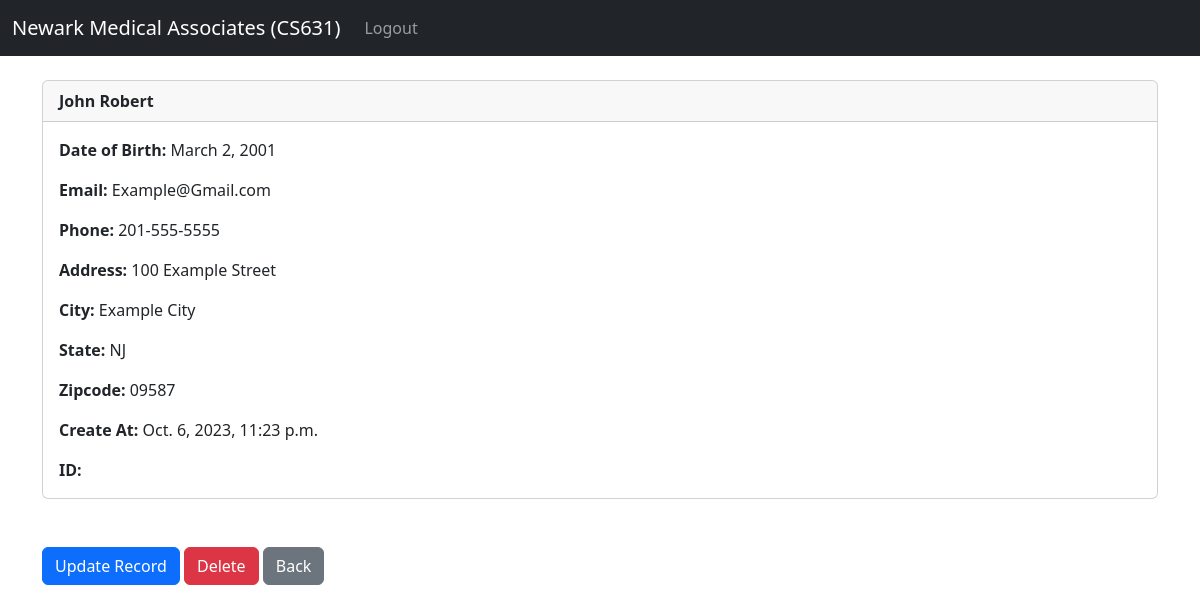
The app's page /patient_management/patient123456789 (signed in) with its own data.
### website/models.py (models this page shows, shortened)
class Patient(models.Model):
	created_at = models.DateTimeField(auto_now_add=True)
	first_name = models.CharField(max_length=50)
	last_name =  models.CharField(max_length=50)
	DOB = models.DateField()
	SSN = models.IntegerField(primary_key= True, validators=[MaxValueValidator(999999999)],unique=True)
	email =  models.CharField(max_length=100)
	phone = models.CharField(max_length=15)
	address =  models.CharField(max_length=100)
	city =  models.CharField(max_length=50)
	state =  models.CharField(max_length=2)
	zipcode =  models.CharField(max_length=20)

### website/views.py (the view)
# urls.py: path('patient_management/patient<int:pk>', views.patient_record, name='patient'),
def patient_record(request, pk):
	if request.user.is_authenticated:
		patient_record = Patient.objects.get(SSN=pk)
		return render(request, 'patient_managements/patient.html', {'patient_record':patient_record})
	else:
		messages.success(request, "This action requres user to be logged in.")
		return redirect('home')

### website/templates/patient_managements/patient.html
{% extends 'base.html' %}
{% block content %}
<div class="card">
  <div class="card-header"><strong>
    	{{ patient_record.first_name }}
		{{ patient_record.last_name }}</strong>
  </div>
  <div class="card-body">
<p class="card-text">
<strong>Date of Birth: </strong>{{ patient_record.DOB }}</p>
<p class="card-text">
<strong>Email: </strong>{{ patient_record.email }}</p>
<p class="card-text">
<strong>Phone: </strong>{{ patient_record.phone }}
</p>
<p class="card-text">
<strong>Address: </strong>{{ patient_record.address }}</p>
<p class="card-text">
<strong>City: </strong>{{ patient_record.city }}</p>
<p class="card-text">
<strong>State: </strong>{{ patient_record.state }}</p>
<p class="card-text">
<strong>Zipcode: </strong>{{ patient_record.zipcode }}</p>
<p class="card-text">
<strong>Create At: </strong>{{ patient_record.created_at }}</p>
<p class="card-text">
<strong>ID: </strong>{{ patient_record.id }}</p>
  </div>
</div>
<br/><br/>
<a href="{% url 'update_patient' patient_record.SSN %}" class="btn btn-primary">Update Record</a>
<a href="{% url 'delete_patient' patient_record.SSN %}" class="btn btn-danger">Delete</a>
<a href="{% url 'patient_table' %}" class="btn btn-secondary">Back</a>
{% endblock %}

### records on screen
Patient: first_name "John", last_name "Robert", DOB "March 2, 2001", email "Example@Gmail.com", phone "201-555-5555", address "100 Example Street", city "Example City", state "NJ", zipcode "09587", created_at "Oct. 6, 2023, 11:23 p.m."
